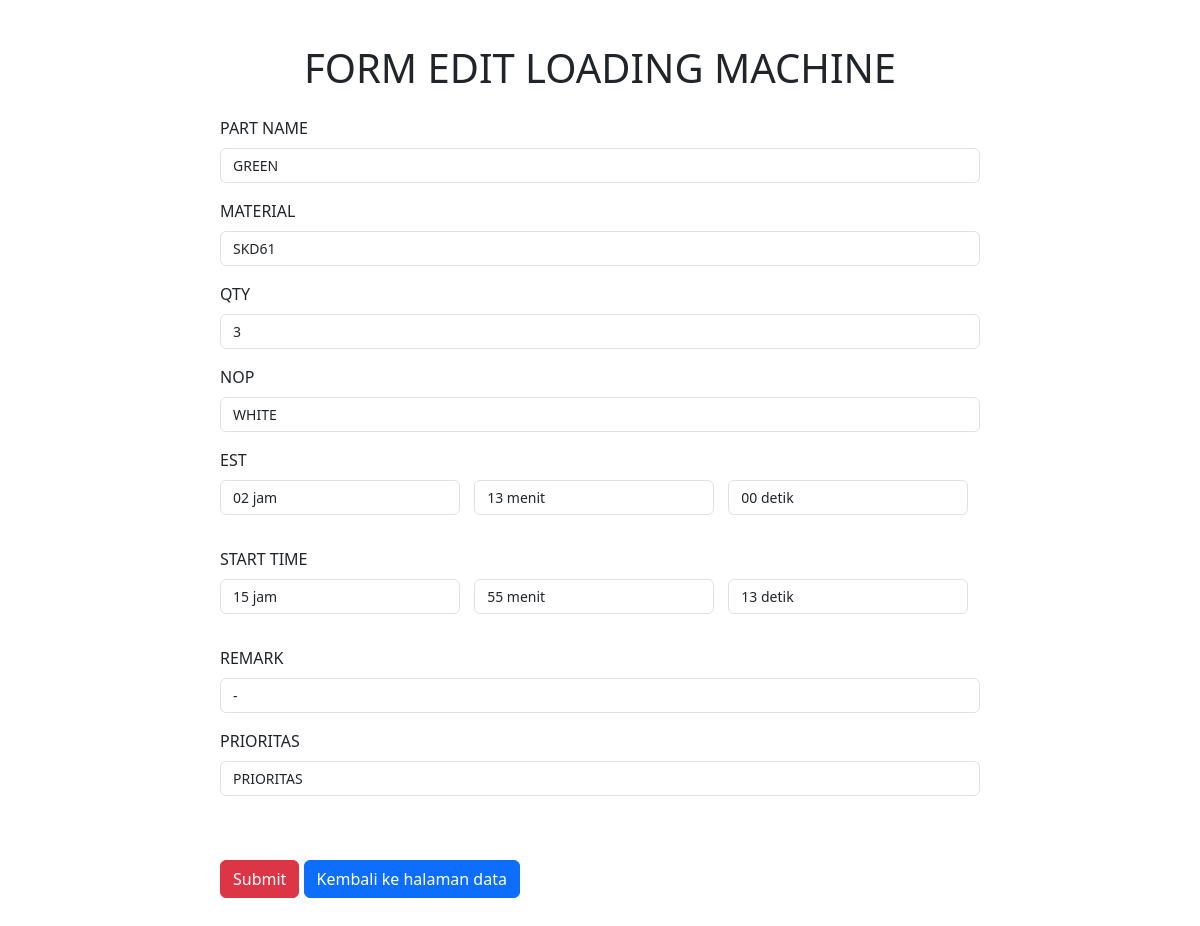
Screenshot of /edit-data.php?id=42 with the database file from the repository.
### tables this page shows
CREATE TABLE `data` (
  `id` int(255) NOT NULL,
  `PROCESS` varchar(255) NOT NULL,
  `MACHINE` varchar(255) NOT NULL,
  `PART_NAME` varchar(255) NOT NULL,
  `MATERIAL` varchar(255) NOT NULL,
  `POS` varchar(255) NOT NULL,
  `ACTUAL_POS` varchar(255) NOT NULL,
  `QTY` varchar(255) NOT NULL,
  `NOP` varchar(255) NOT NULL,
  `EST` varchar(255) NOT NULL,
  `DATE` date NOT NULL,
  `START_TIME` varchar(50) NOT NULL DEFAULT '00:00:00',
  `END_TIME` varchar(50) NOT NULL DEFAULT '00:00:00',
  `DURATION` varchar(50) NOT NULL DEFAULT '00:00:00',
  `STATUS` varchar(255) NOT NULL,
  `REMARK` varchar(255) NOT NULL,
  `PRIORITAS` varchar(255) NOT NULL
);

### edit-data.php (the view, shortened to what this page needs)
<?php
    include_once("./koneksi.php");
    $id = intval($_GET["id"]);
    $query_get_data = mysqli_query($db, "SELECT * FROM data WHERE id=$id");
    $data = mysqli_fetch_assoc($query_get_data);
?>
<!DOCTYPE html>
<html lang="en">
<head>
    <link href="https://cdn.jsdelivr.net/npm/bootstrap@5.3.3/dist/css/bootstrap.min.css" rel="stylesheet">
</head>
<body>
    <div class="container form-container">
        <h1 class="my-4" align="center">FORM EDIT LOADING MACHINE</h1>
        <form action="" method="POST">
            <div class="mb-3">
                <label for="PART_NAME" class="form-label">PART NAME</label>
                <input required value="<?php echo htmlspecialchars($data['PART_NAME'], ENT_QUOTES, 'UTF-8'); ?>" type="text" name="PART_NAME" class="form-control" id="PART_NAME">
            </div>
            <div class="mb-3">
                <label for="MATERIAL" class="form-label">MATERIAL</label>
                <input required value="<?php echo htmlspecialchars($data['MATERIAL'], ENT_QUOTES, 'UTF-8'); ?>" type="text" name="MATERIAL" class="form-control" id="MATERIAL">
            </div>
            <div class="mb-3">
                <label for="QTY" class="form-label">QTY</label>
                <input required value="<?php echo htmlspecialchars($data['QTY'], ENT_QUOTES, 'UTF-8'); ?>" type="text" name="QTY" class="form-control" id="QTY">
            </div>
            <div class="mb-3">
                <label for="NOP" class="form-label">NOP</label>
                <input required value="<?php echo htmlspecialchars($data['NOP'], ENT_QUOTES, 'UTF-8'); ?>" type="text" name="NOP" class="form-control" id="NOP">
            </div>
            <div class="mb-3">
                <label for="EST" class="form-label">EST</label>
                <div class="form-inline">
                    <?php
                        $est = isset($data['EST']) ? explode(':', $data['EST']) : ['00', '00', '00'];
                        $est_hours = isset($est[0]) ? str_pad(intval($est[0]), 2, '0', STR_PAD_LEFT) : '00';
                        $est_minutes = isset($est[1]) ? str_pad(intval($est[1]), 2, '0', STR_PAD_LEFT) : '00';
                        $est_seconds = isset($est[2]) ? str_pad(intval($est[2]), 2, '0', STR_PAD_LEFT) : '00';
                    ?>
                    <div class="form-group">
                        <select required name="EST_HOURS" class="form-control" id="EST_HOURS">
                            <?php for ($i = 0; $i < 24; $i++): ?>
                                <option value="<?php echo sprintf('%02d', $i); ?>" <?php echo ($i == intval($est_hours)) ? 'selected' : ''; ?>>
                                    <?php echo sprintf('%02d', $i); ?> jam
                                </option>
                            <?php endfor; ?>
                        </select>
                    </div>
                    <div class="form-group">
                        <select required name="EST_MINUTES" class="form-control" id="EST_MINUTES">
                            <?php for ($i = 0; $i < 60; $i++): ?>
                                <option value="<?php echo sprintf('%02d', $i); ?>" <?php echo ($i == intval($est_minutes)) ? 'selected' : ''; ?>>
                                    <?php echo sprintf('%02d', $i); ?> menit
                                </option>
                            <?php endfor; ?>
                        </select>
                    </div>
                    <div class="form-group">
                        <select required name="EST_SECONDS" class="form-control" id="EST_SECONDS">
                            <?php for ($i = 0; $i < 60; $i++): ?>
                                <option value="<?php echo sprintf('%02d', $i); ?>" <?php echo ($i == intval($est_seconds)) ? 'selected' : ''; ?>>
                                    <?php echo sprintf('%02d', $i); ?> detik
                                </option>
                            <?php endfor; ?>
                        </select>
                    </div>
                </div>
            </div>
            <div class="mb-3">
                <label for="START_TIME" class="form-label">START TIME</label>
                <div class="form-inline">
                    <?php
                        $start_time = isset($data['START_TIME']) ? explode(':', $data['START_TIME']) : ['00', '00', '00'];
                        $start_time_hours = isset($start_time[0]) ? str_pad(intval($start_time[0]), 2, '0', STR_PAD_LEFT) : '00';
                        $start_time_minutes = isset($start_time[1]) ? str_pad(intval($start_time[1]), 2, '0', STR_PAD_LEFT) : '00';
                        $start_time_seconds = isset($start_time[2]) ? str_pad(intval($start_time[2]), 2, '0', STR_PAD_LEFT) : '00';
                    ?>
                    <div class="form-group">
                        <select required name="START_TIME_HOURS" class="form-control" id="START_TIME_HOURS">
                            <?php for ($i = 0; $i < 24; $i++): ?>
                                <option value="<?php echo sprintf('%02d', $i); ?>" <?php echo ($i == intval($start_time_hours)) ? 'selected' : ''; ?>>
                                    <?php echo sprintf('%02d', $i); ?> jam
                                </option>
                            <?php endfor; ?>
                        </select>
                    </div>
                    <div class="form-group">
                        <select required name="START_TIME_MINUTES" class="form-control" id="START_TIME_MINUTES">
                            <?php for ($i = 0; $i < 60; $i++): ?>
                                <option value="<?php echo sprintf('%02d', $i); ?>" <?php echo ($i == intval($start_time_minutes)) ? 'selected' : ''; ?>>
                                    <?php echo sprintf('%02d', $i); ?> menit
                                </option>
                            <?php endfor; ?>
                        </select>
                    </div>
                    <div class="form-group">
                        <select required name="START_TIME_SECONDS" class="form-control" id="START_TIME_SECONDS">
                            <?php for ($i = 0; $i < 60; $i++): ?>
                                <option value="<?php echo sprintf('%02d', $i); ?>" <?php echo ($i == intval($start_time_seconds)) ? 'selected' : ''; ?>>
                                    <?php echo sprintf('%02d', $i); ?> detik
                                </option>
                            <?php endfor; ?>
                        </select>
                    </div>
                </div>
            </div>
            <div class="mb-3">
                <label for="REMARK" class="form-label">REMARK</label>
                <input required value="<?php echo htmlspecialchars($data['REMARK'], ENT_QUOTES, 'UTF-8'); ?>" type="text" name="REMARK" class="form-control" id="REMARK">
            </div>
            <div class="mb-3">
                <label for="PRIORITAS" class="form-label">PRIORITAS</label>
                <input required value="<?php echo htmlspecialchars($data['PRIORITAS'], ENT_QUOTES, 'UTF-8'); ?>" type="text" name="PRIORITAS" class="form-control" id="PRIORITAS">
            </div>
            <button type="submit" name="submit" class="btn btn-danger my-5">Submit</button>
            <a class="btn btn-primary" href="./data.php">Kembali ke halaman data</a>
        </form>
    </div>
</body>
</html>

### edit-data.php (style rules this page uses)
.form-container { margin: 0 auto; padding: 20px; max-width: 800px; }
.form-group { margin-bottom: 1rem; }
.form-control { padding: 0.375rem 0.75rem; font-size: 0.875rem; }
.form-inline .form-group { display: inline-block; margin-right: 10px; }
.form-inline select { width: 240px; }

### rows the page displays
data: PART_NAME "GREEN", MATERIAL "SKD61", QTY "3", NOP "WHITE", EST_HOURS "02 jam", EST_MINUTES "13 menit", EST_SECONDS "00 detik", START_TIME_HOURS "15 jam", START_TIME_MINUTES "55 menit", START_TIME_SECONDS "13 detik", REMARK "-", PRIORITAS "PRIORITAS"
